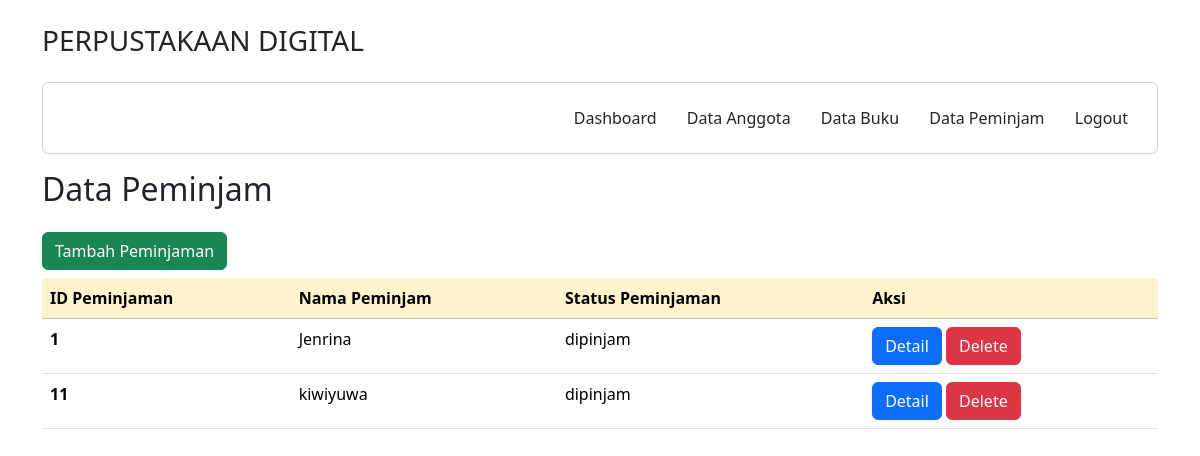
The page /petugas/peminjam.php on the database its author committed.
### tables this page shows
CREATE TABLE `peminjaman` (
  `IDpeminjaman` int(11) NOT NULL,
  `IDuser` int(11) NOT NULL,
  `IDbuku` int(11) NOT NULL,
  `nama` varchar(255) NOT NULL,
  `tglpeminjaman` date NOT NULL,
  `tglpengembalian` date NOT NULL,
  `statuspeminjaman` enum('dipinjam','diproses','dikembalikan') NOT NULL
);

### petugas/peminjam.php (the view)
<?php
  include 'layout/header.php';
?>
<div class="container">
    <div class="row" style="margin-top: 1rem;">
    <div class="col">
        <h2>Data Peminjam</h2>
        <a href="data/pinjam_buku.php" class="btn btn-success mt-3">Tambah Peminjaman</a>
        <table class="table my-2">
            <thead  class="table table-warning">
                <tr>
                    <th scope="col">ID Peminjaman</th>
                    <th scope="col">Nama Peminjam</th>
                    <th scope="col">Status Peminjaman</th>
                    <th scope="col">Aksi</th>
                </tr>
            </thead>
            <?php
            include '../koneksi/koneksi.php';
            $data = mysqli_query($conn, "SELECT * FROM peminjaman");
            while ($d = mysqli_fetch_array($data)) {
            ?>
            <tbody>
                <tr>
                    <th scope="row"><?php echo $d['IDpeminjaman'];?></th>
                    <td><?php echo $d['nama'];?></td>
                    <td><?php echo $d['statuspeminjaman'];?></td>
                    <td>
                        <a href="data/detail_peminjaman.php?idp=<?php echo $d['IDpeminjaman'];?>" class="btn btn-primary text-white">Detail</a>
                        <a href="data/delete_pinjaman.php?idp=<?php echo $d['IDpeminjaman'];?>" class="btn btn-danger text-white">Delete</a>
                    </td>
                </tr>
            </tbody>
            <?php
              }
            ?>
        </table>
        </div>
    </div>
  </div>
<?php
  include 'layout/footer.php';
?>

### rows shown on the page
peminjaman: IDpeminjaman "1", nama "Jenrina", statuspeminjaman "dipinjam"
peminjaman: IDpeminjaman "11", nama "kiwiyuwa", statuspeminjaman "dipinjam"
